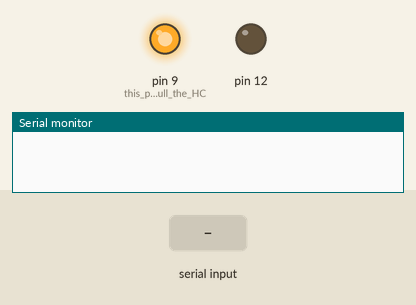
The sketch below on a simulated Arduino Uno, built with avr-gcc and run on an emulated ATmega328P. Parts: output pins drawn as LEDs (lit = HIGH), the last lines printed to the serial monitor. The test bench sets the inputs (shaded band).

Above: at 1.2 s.
1.3 s: "0" received over the second serial link
At 1.6 s:
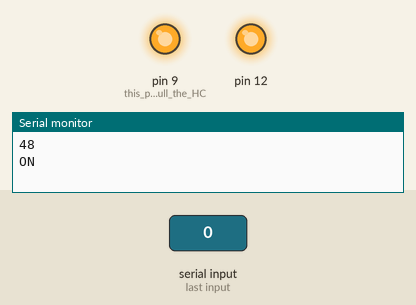
2.8 s: "1" received over the second serial link
At 3.9 s:
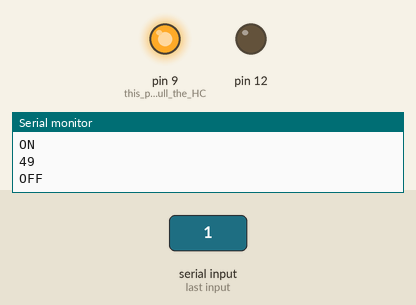
Timing chart, 0 to 5.8 s (numbered marks = the images above; inputs shaded):
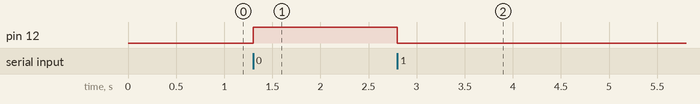

Measured:
- after the input at 1.3 s, pin 12: LOW → HIGH at once
- after the input at 2.8 s, pin 12: HIGH → LOW at once

The sketch:

bt_app_led.ino
```cpp
#include <SoftwareSerial.h>

SoftwareSerial BTSerial(10, 11); // CONNECT BT RX PIN TO ARDUINO 11 PIN | CONNECT BT TX PIN TO ARDUINO 10 PIN


void setup()
{
  pinMode(9, OUTPUT);  // this pin will pull the HC-05 pin 34 (key pin) HIGH to switch module to AT mode
  digitalWrite(9, HIGH);
  Serial.begin(9600);

  BTSerial.begin(38400);  // HC-05 default speed in AT command more
pinMode(12,OUTPUT);

}

void loop(){
   if (BTSerial.available())

   {

    int x =  BTSerial.read();
     Serial.println(x);

     switch(x){
      case 48: Serial.println("ON");
      digitalWrite(12,HIGH);
            break;

       case 49: Serial.println("OFF");
       digitalWrite(12,LOW);
       break;
     }
   }
}
```
